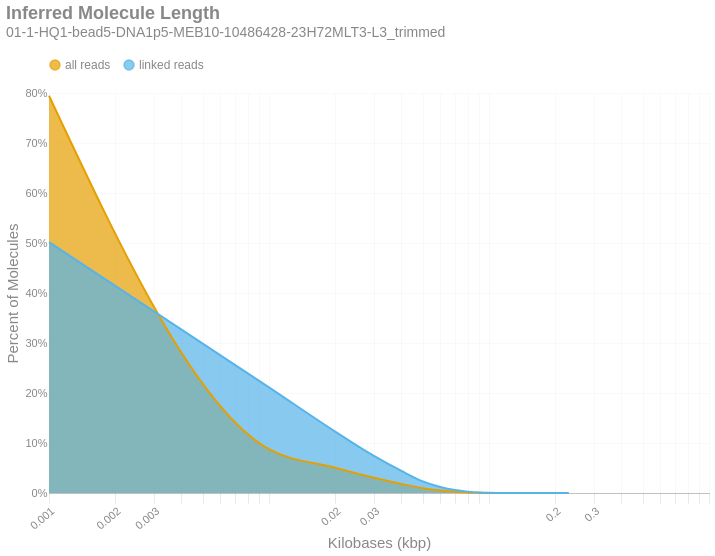

The code cell stored with this chart in its notebook:
### Markdown cell above
### Inferred Molecule Length
This is the frequency distribution of molecule lengths inferred from the first and last alignment positions along a contig for all alignments associated with a single linked-read barcode on a given contig.There are two distributions: one with `all` the alignments (yellow) and another with only `linked reads` (blue). The percent of molecules in the `linked reads` distribution is relative to the total number of linked molecules.

### Code cell
if SKIPLR:
    print_html(f"Skipped")
else:
    binned_df = consolidated_hist(valids['length_inferred']/1000, mask, 10, True)
    binned_df['bin'] = binned_df['bin'].cat.rename_categories({'0': '1'})
    with SafeRender(binned_df):
        (
            density_plot(binned_df, 'Inferred Molecule Length', samplename, 'inferredlen')
            .transform_calculate(bin_kb='datum.bin / 1000')
            .encode(
                x=alt.X('bin_kb:Q', title="Kilobases (kbp)").scale(type='log').axis(labelAngle=-40),
                y=alt.Y('value:Q', title='Percent of Molecules')
                    .axis(format='%')
                    .stack(False),
                color=alt.Color("key:N").scale(domain = ["all reads", "linked reads"]),
                tooltip = [
                    alt.Tooltip("key:N", title = "Data Type"),
                    alt.Tooltip("range_label:N", title="Kilobases"),
                    alt.Tooltip("value:Q", format = ".2%", title="% Molecules")
                ]
            )
        ).display()

### Figure 1 — Vega-Lite specification as saved in the notebook (floating-point values rounded to 4 significant figures)
{"width": "container", "height": 400, "config": {"title": {"anchor": "start", "dy": -15, "fontSize": 18, "color": "#888888", "subtitleColor": "#888888", "subtitleFontSize": 14}, "arc": {"fill": "#0072B2"}, "axis": {"domainColor": "#888888", "domainWidth": 0.5, "gridWidth": 0.2, "grid": false, "titleFontWeight": 400, "titleFontSize": 15, "labelFontSize": 11, "labelColor": "#888888", "tickColor": "#888888", "tickWidth": 0.2, "titleColor": "#888888"}, "axisBand": {"grid": false}, "axisX": {"grid": true, "tickSize": 10, "domainCap": "round"}, "axisY": {"domain": false, "grid": true, "tickSize": 0, "domainCap": "round"}, "background": "transparent", "header": {"labelFontSize": 15, "labelColor": "#888888", "titleFontSize": 15, "titleFontWeight": 600, "titleColor": "#888888"}, "legend": {"labelFont": "sans-serif", "labelFontSize": 12, "labelColor": "#888888", "symbolSize": 100, "symbolType": "circle", "titleFontSize": 12, "titlePadding": 10, "titleColor": "#888888", "title": null, "orient": "top"}, "range": {"category": ["#E69F00", "#56B4E9", "#009E73", "#F0E442", "#0072B2", "#D55E00", "#CC79A7", "#000000"], "diverging": ["#cfe8f3", "#a2d4ec", "#73bfe2", "#46abdb", "#1696d2", "#12719e"]}, "area": {"fill": "#0072B2", "fillOpacity": 0.7, "line": true, "strokeOpacity": 0.7}, "line": {"color": "#0072B2", "stroke": "#0072B2", "strokeWidth": 2}, "trail": {"color": "#0072B2", "stroke": "#0072B2", "strokeWidth": 0, "size": 1}, "point": {"filled": true}, "text": {"color": "#888888", "fontSize": 11, "align": "right", "fontWeight": 400, "size": 11}, "bar": {"fill": "#0072B2", "stroke": null}, "view": {"stroke": null, "continuousWidth": 660, "continuousHeight": 400}}, "data": {"name": "data-8593fe4042d45951e59ae5ab8b3ee7b1"}, "mark": {"type": "area", "interpolate": "monotone"}, "encoding": {"color": {"field": "key", "scale": {"domain": ["all reads", "linked reads"]}, "type": "nominal"}, "tooltip": [{"field": "key", "title": "Data Type", "type": "nominal"}, {"field": "range_label", "title": "Kilobases", "type": "nominal"}, {"field": "value", "format": ".2%", "title": "% Molecules", "type": "quantitative"}], "x": {"axis": {"labelAngle": -40}, "field": "bin_kb", "scale": {"type": "log"}, "title": "Kilobases (kbp)", "type": "quantitative"}, "y": {"axis": {"format": "%"}, "field": "value", "stack": false, "title": "Percent of Molecules", "type": "quantitative"}}, "params": [{"name": "param_c36ac31b6afebe62", "select": {"type": "point", "fields": ["key"]}, "bind": "legend"}], "title": {"text": "Inferred Molecule Length", "subtitle": "01-1-HQ1-bead5-DNA1p5-MEB10-10486428-23H72MLT3-L3_trimmed"}, "transform": [{"fold": ["all reads", "linked reads"]}, {"filter": {"param": "param_c36ac31b6afebe62"}}, {"calculate": "datum.bin / 1000", "as": "bin_kb"}], "usermeta": {"embedOptions": {"downloadFileName": "01-1-HQ1-bead5-DNA1p5-MEB10-10486428-23H72MLT3-L3_trimmed.inferredlen"}}, "$schema": "https://vega.github.io/schema/vega-lite/v6.4.1.json", "datasets": {"data-8593fe4042d45951e59ae5ab8b3ee7b1": [{"bin": "1", "interval": "0-10", "all reads": 0.7946, "linked reads": 0.5017, "range_label": "0-9"}, {"bin": "10", "interval": "10-20", "all reads": 0.08758, "linked reads": 0.2114, "range_label": "10-19"}, {"bin": "20", "interval": "20-30", "all reads": 0.05053, "linked reads": 0.1228, "range_label": "20-29"}, {"bin": "30", "interval": "30-40", "all reads": 0.03048, "linked reads": 0.0742, "range_label": "30-39"}, {"bin": "40", "interval": "40-50", "all reads": 0.0181, "linked reads": 0.04404, "range_label": "40-49"}, {"bin": "50", "interval": "50-60", "all reads": 0.009516, "linked reads": 0.0233, "range_label": "50-59"}, {"bin": "60", "interval": "60-70", "all reads": 0.004906, "linked reads": 0.01202, "range_label": "60-69"}, {"bin": "70", "interval": "70-80", "all reads": 0.002393, "linked reads": 0.005859, "range_label": "70-79"}, {"bin": "80", "interval": "80-90", "all reads": 0.001124, "linked reads": 0.002753, "range_label": "80-89"}, {"bin": "90", "interval": "90-100", "all reads": 0.0004808, "linked reads": 0.001177, "range_label": "90-99"}, {"bin": "100", "interval": "100-110", "all reads": 0.0001946, "linked reads": 0.0004762, "range_label": "100-109"}, {"bin": "110", "interval": "110-120", "all reads": 8.391e-05, "linked reads": 0.0002051, "range_label": "110-119"}, {"bin": "120", "interval": "120-130", "all reads": 3.594e-05, "linked reads": 8.749e-05, "range_label": "120-129"}, {"bin": "130", "interval": "130-140", "all reads": 1.54e-05, "linked reads": 3.745e-05, "range_label": "130-139"}, {"bin": "140", "interval": "140-150", "all reads": 6.216e-06, "linked reads": 1.491e-05, "range_label": "140-149"}, {"bin": "150", "interval": "150-160", "all reads": 2.702e-06, "linked reads": 6.628e-06, "range_label": "150-159"}, {"bin": "160", "interval": "160-170", "all reads": 1.486e-06, "linked reads": 3.314e-06, "range_label": "160-169"}, {"bin": "170", "interval": "170-180", "all reads": 2.702e-07, "linked reads": 6.628e-07, "range_label": "170-179"}, {"bin": "180", "interval": "180-190", "all reads": 5.405e-07, "linked reads": 1.326e-06, "range_label": "180-189"}, {"bin": "190", "interval": "190-200", "all reads": 5.405e-07, "linked reads": 1.326e-06, "range_label": "190-199"}, {"bin": "200", "interval": "200-210", "all reads": 2.702e-07, "linked reads": 6.628e-07, "range_label": "200-209"}, {"bin": "210", "interval": "210-220", "all reads": 1.351e-07, "linked reads": 3.314e-07, "range_label": "210-219"}, {"bin": "220", "interval": "220-230", "all reads": 0.0, "linked reads": 0.0, "range_label": "220-229"}, {"bin": "230", "interval": "230-240", "all reads": 0.0, "linked reads": 0.0, "range_label": "230-239"}]}}
